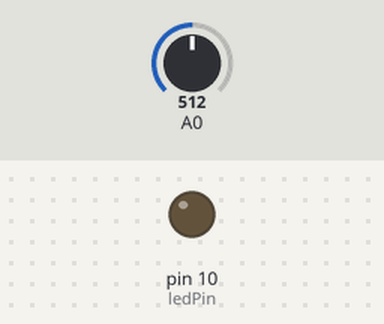
Simulated run of this sketch. Board: Arduino Uno, built with avr-gcc and run on an emulated ATmega328P. Parts: output pins drawn as LEDs (lit = HIGH). The inputs (shaded band) are chosen by the test bench; at power-on: A0 = 512.

Above: at 0.01 s.
At 0.94 s:
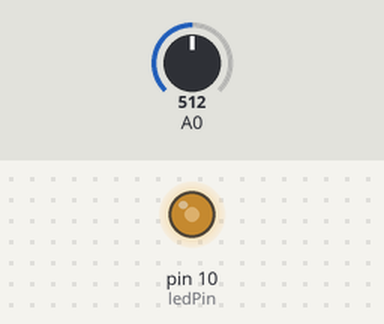
1.3 s: A0 set to 716
2.8 s: A0 set to 306
At 3.5 s:
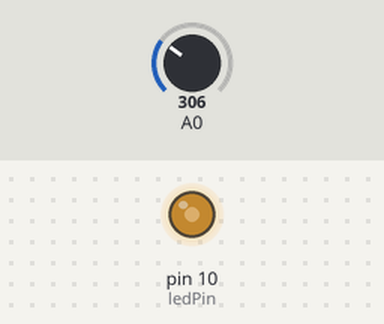
Timing chart, 0 to 5.8 s (numbered marks = the images above; inputs shaded):
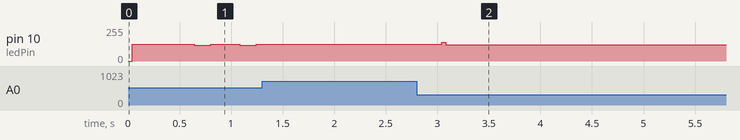

The sketch:

36_1Sim.ino
```cpp
// analogue pot on anaglog pin0
// this represents routput of 1,000 to 8,000 RPM
#define ledPin 10
volatile int toothCount = 0;
volatile int missingTick = 0;

void setup()
{
  Serial.begin(115200);
  pinMode(ledPin, OUTPUT);
  digitalWrite(ledPin, LOW);
// initialize timer1
  noInterrupts();           // disable all interrupts
  TCCR1A = 0;
  TCCR1B = 0;
  TCNT1  = 0;

  OCR1A = 13333;            // compare match register 16MHz/256/2Hz
  TCCR1B |= (1 << WGM12);   // CTC mode
  TCCR1B |= (1 << CS10) | (0 << CS11) | (0 << CS12);    // 1 prescaler
  TIMSK1 |= (1 << OCIE1A);  // enable timer compare interrupt
  interrupts();             // enable all interrupts
}

ISR(TIMER1_COMPA_vect)          // timer compare interrupt service routine
{
  if (toothCount <= 69) // 0 thru 69 is 70 toggles or 35 pulses per rev.
  {
    digitalWrite(ledPin, digitalRead(ledPin) ^ 1);   // toggle LED pin
    toothCount++;
  }
  else {
    missingTick++;  // 2 toggles - 1 missing pulse per revolution
    if (missingTick == 2) {
      toothCount = 0;
      missingTick = 0;
    }
  }
}

void loop()
{
  // your program here...
  OCR1A = map(analogRead(A0), 0, 1023, 1667, 13333);
  delay(250);
}
```

Measured:
- after the input at 1.3 s, pin 10 (ledPin): stops changing and stays 126/255
- after the input at 2.8 s, pin 10 (ledPin): 126/255 → 123/255 after 0.24 s
